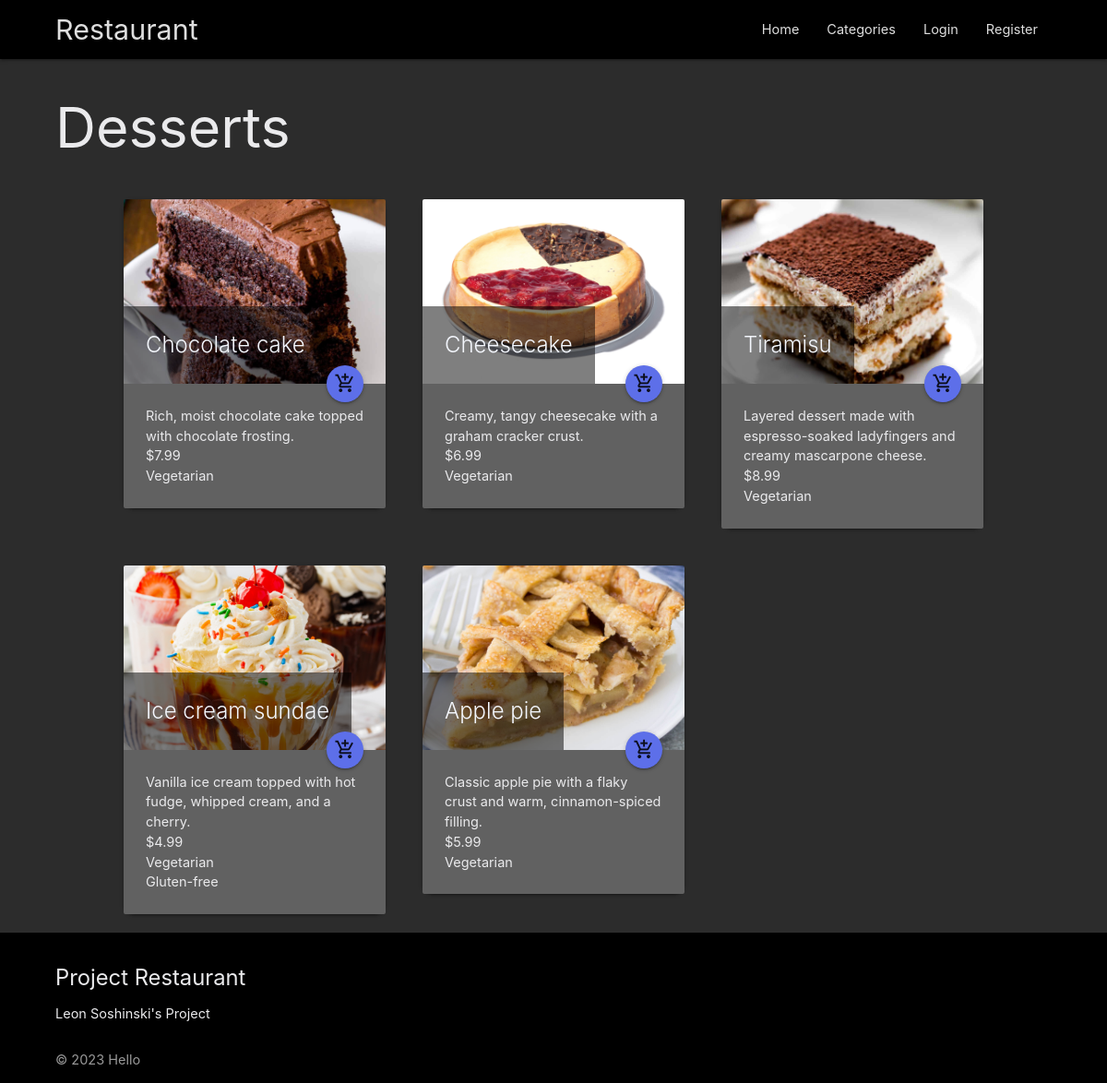
Screenshot of /dishes/12/ with the database file from the repository.
### menu/models.py (models this page shows, shortened)
class Category(models.Model):
    name = models.CharField(max_length=64)
    image = models.ImageField(upload_to='categories/')

class Dish(models.Model):
    name = models.CharField(max_length=64)
    price = models.DecimalField(max_digits=5, decimal_places=2)
    description = models.TextField()
    image = models.ImageField(upload_to='dishes/')
    is_gluten_free = models.BooleanField(default=False)
    is_vegetarian = models.BooleanField(default=False)
    category = models.ForeignKey(Category, on_delete=models.CASCADE)

### menu/views/dish_views.py (the view)
# urls.py: path('dishes/<int:category_id>/', dish_views.DisplayDishesView.as_view(), name='dishes'),
class DisplayDishesView(ListView):
    model = Dish
    template_name = 'dishes.html'
    context_object_name = 'dishes'
    def get_queryset(self):
        category_id = self.kwargs['category_id']
        return Dish.objects.filter(category_id=category_id)
    def get_context_data(self, **kwargs):
        context = super().get_context_data(**kwargs)
        context['category'] = Category.objects.get(pk=self.kwargs['category_id'])
        return context

### menu/templates/dishes.html
{% extends 'base.html' %}
{% block content %}
  <h1>{{ category.name }}</h1>
  {% if dishes %}
    <div class="container">
      <div class="row">
        {% for dish in dishes %}
          <div class="col s12 m4">
            <div class="card item-card">
              <div class="card-image">
                <img src="{{ dish.image.url }}"
                     alt="{{ dish.name }}"
                     class="category-image">
                <span class="card-title">{{ dish.name }}</span>
                <a class="btn-floating halfway-fab waves-effect waves-light"
                   href="{% url 'add_to_cart' dish.id %}">
                  <i class="material-icons">add_shopping_cart</i>
                </a>
              </div>
              <div class="card-content">
                <p>{{ dish.description }}</p>
                <p>${{ dish.price }}</p>
                {% if dish.is_vegetarian %}<p>Vegetarian</p>{% endif %}
                {% if dish.is_gluten_free %}<p>Gluten-free</p>{% endif %}
              </div>
            </div>
          </div>
          {% if forloop.counter|divisibleby:3 and not forloop.last %}
          </div>
          <div class="row">
          {% endif %}
        {% endfor %}
      </div>
    </div>
  {% else %}
    <p>No dishes available.</p>
  {% endif %}
{% endblock %}

### static/css/style.css (style rules this page uses)
.container { width: 90%; }
.category-image { width: 100%; height: 200px; object-fit: cover; }
.card-content { background-color: #616161; }
.card-title { background-color: rgba(0, 0, 0, 0.5); padding: 5px; }
.item-card { margin: 20px; }
body { display: flex; min-height: 100vh; flex-direction: column; background-color: #2c2c2c; color: #eaeaec; }
h1, h2, h3, h4, h5 { color: #eaeaec; }
p, li, .menu { color: #eaeaec; }
.btn-floating { background-color: #5d6fe9; }
.material-icons { color: #5d6fe9; }

### rows the page displays
Category: name "Desserts"
Dish: image (picture), name "Chocolate cake", description "Rich, moist chocolate cake topped with chocolate frosting.", price "7.99", is_vegetarian "Vegetarian"
Dish: image (picture), name "Cheesecake", description "Creamy, tangy cheesecake with a graham cracker crust.", price "6.99", is_vegetarian "Vegetarian"
Dish: image (picture), name "Tiramisu", description "Layered dessert made with espresso-soaked ladyfingers and creamy mascarpone cheese.", price "8.99", is_vegetarian "Vegetarian"
Dish: image (picture), name "Ice cream sundae", description "Vanilla ice cream topped with hot fudge, whipped cream, and a cherry.", price "4.99", is_vegetarian "Vegetarian", is_gluten_free "Gluten-free"
Dish: image (picture), name "Apple pie", description "Classic apple pie with a flaky crust and warm, cinnamon-spiced filling.", price "5.99", is_vegetarian "Vegetarian"
